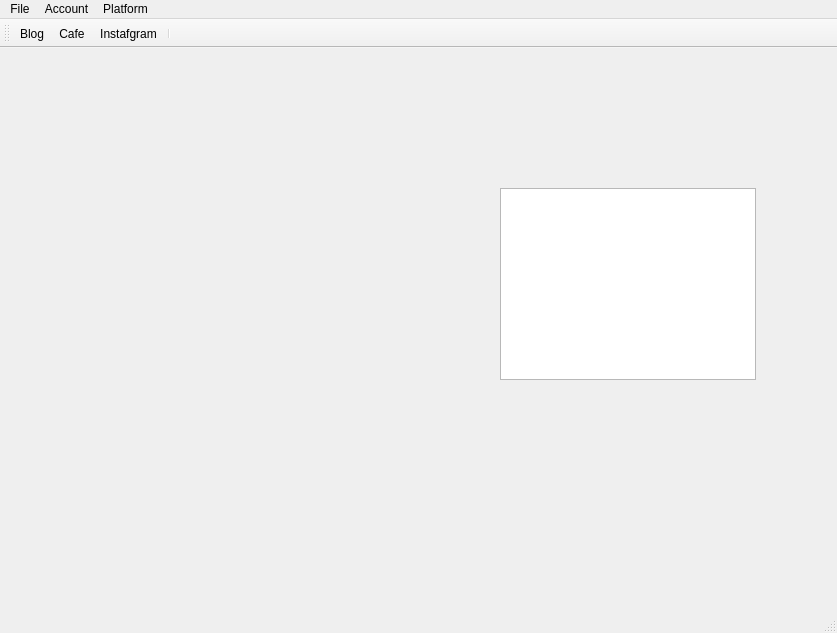
<?xml version="1.0" encoding="UTF-8"?>
<ui version="4.0">
 <class>MainWindow</class>
 <widget class="QMainWindow" name="MainWindow">
  <property name="geometry">
   <rect>
    <x>0</x>
    <y>0</y>
    <width>837</width>
    <height>633</height>
   </rect>
  </property>
  <property name="windowTitle">
   <string>MainWindow</string>
  </property>
  <widget class="QWidget" name="centralwidget">
   <widget class="QWidget" name="widget" native="true">
    <property name="geometry">
     <rect>
      <x>20</x>
      <y>10</y>
      <width>371</width>
      <height>551</height>
     </rect>
    </property>
   </widget>
   <widget class="QTableView" name="tableView">
    <property name="geometry">
     <rect>
      <x>500</x>
      <y>140</y>
      <width>256</width>
      <height>192</height>
     </rect>
    </property>
   </widget>
  </widget>
  <widget class="QMenuBar" name="menubar">
   <property name="geometry">
    <rect>
     <x>0</x>
     <y>0</y>
     <width>837</width>
     <height>22</height>
    </rect>
   </property>
   <widget class="QMenu" name="menuFile">
    <property name="title">
     <string>File</string>
    </property>
    <addaction name="actionLogout"/>
    <addaction name="actionBackup"/>
   </widget>
   <widget class="QMenu" name="menuAccount">
    <property name="title">
     <string>Account</string>
    </property>
   </widget>
   <widget class="QMenu" name="menuPlatform">
    <property name="title">
     <string>Platform</string>
    </property>
    <widget class="QMenu" name="menuNaver">
     <property name="title">
      <string>Naver</string>
     </property>
     <addaction name="actionBlog"/>
     <addaction name="actionCafe"/>
    </widget>
    <addaction name="menuNaver"/>
    <addaction name="actionInstafgram"/>
   </widget>
   <addaction name="menuFile"/>
   <addaction name="menuAccount"/>
   <addaction name="menuPlatform"/>
  </widget>
  <widget class="QStatusBar" name="statusbar"/>
  <widget class="QToolBar" name="toolBar">
   <property name="windowTitle">
    <string>toolBar</string>
   </property>
   <attribute name="toolBarArea">
    <enum>TopToolBarArea</enum>
   </attribute>
   <attribute name="toolBarBreak">
    <bool>false</bool>
   </attribute>
   <addaction name="actionBlog"/>
   <addaction name="actionCafe"/>
   <addaction name="actionInstafgram"/>
   <addaction name="separator"/>
  </widget>
  <action name="actionBackup">
   <property name="text">
    <string>Backup</string>
   </property>
  </action>
  <action name="actionLogout">
   <property name="text">
    <string>Logout</string>
   </property>
  </action>
  <action name="actionNaver_Cafe">
   <property name="text">
    <string>Naver Cafe</string>
   </property>
  </action>
  <action name="actionInstafgram">
   <property name="icon">
    <iconset>
     <normaloff>app/images/Instagram_logo.png</normaloff>app/images/Instagram_logo.png</iconset>
   </property>
   <property name="text">
    <string>Instafgram</string>
   </property>
  </action>
  <action name="actionCafe">
   <property name="icon">
    <iconset>
     <normaloff>app/images/naver_cafe_logo.png</normaloff>app/images/naver_cafe_logo.png</iconset>
   </property>
   <property name="text">
    <string>Cafe</string>
   </property>
  </action>
  <action name="actionBlog">
   <property name="icon">
    <iconset>
     <normaloff>app/images/naver_blog_logo.png</normaloff>app/images/naver_blog_logo.png</iconset>
   </property>
   <property name="text">
    <string>Blog</string>
   </property>
  </action>
 </widget>
 <resources/>
 <connections/>
</ui>
